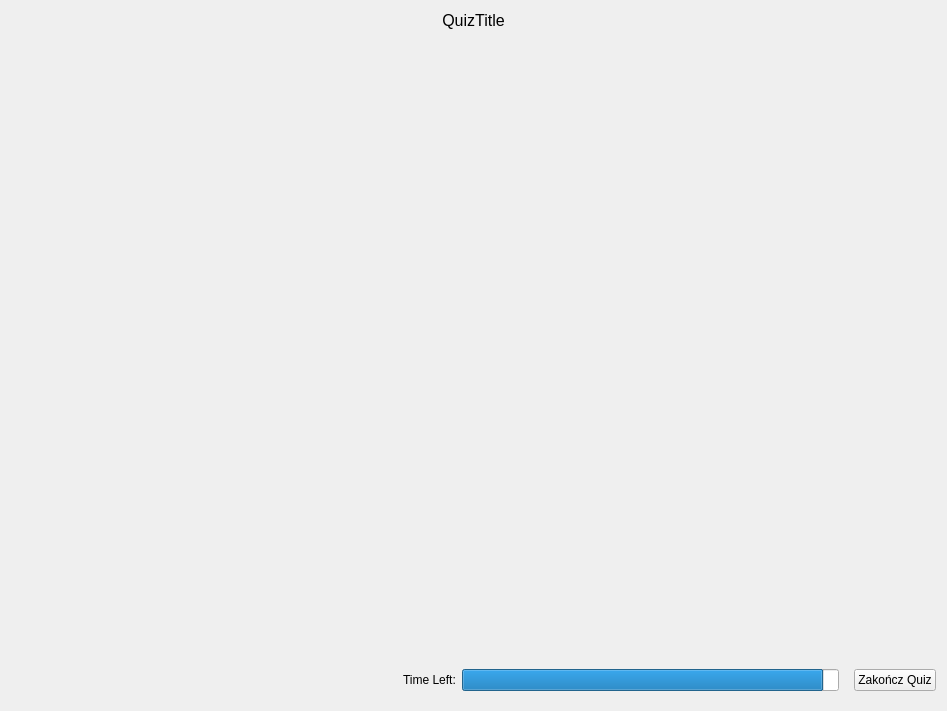
<?xml version="1.0" encoding="UTF-8"?>
<ui version="4.0">
 <class>SingleQuizWidget</class>
 <widget class="QWidget" name="SingleQuizWidget">
  <property name="geometry">
   <rect>
    <x>0</x>
    <y>0</y>
    <width>947</width>
    <height>711</height>
   </rect>
  </property>
  <property name="windowTitle">
   <string>Form</string>
  </property>
  <layout class="QVBoxLayout" name="verticalLayout">
   <item>
    <widget class="QLabel" name="titleLabel">
     <property name="font">
      <font>
       <pointsize>12</pointsize>
      </font>
     </property>
     <property name="text">
      <string>QuizTitle</string>
     </property>
     <property name="alignment">
      <set>Qt::AlignCenter</set>
     </property>
    </widget>
   </item>
   <item>
    <widget class="QStackedWidget" name="stackedWidget"/>
   </item>
   <item>
    <layout class="QHBoxLayout" name="horizontalLayout_2">
     <item>
      <widget class="QWidget" name="timeWidget" native="true">
       <property name="sizePolicy">
        <sizepolicy hsizetype="Expanding" vsizetype="Preferred">
         <horstretch>0</horstretch>
         <verstretch>0</verstretch>
        </sizepolicy>
       </property>
       <layout class="QHBoxLayout" name="horizontalLayout">
        <item>
         <widget class="QWidget" name="spacerWidget" native="true">
          <property name="sizePolicy">
           <sizepolicy hsizetype="Expanding" vsizetype="Preferred">
            <horstretch>0</horstretch>
            <verstretch>0</verstretch>
           </sizepolicy>
          </property>
         </widget>
        </item>
        <item>
         <widget class="QLabel" name="timeLabel">
          <property name="font">
           <font>
            <pointsize>9</pointsize>
           </font>
          </property>
          <property name="text">
           <string>Time Left:</string>
          </property>
         </widget>
        </item>
        <item>
         <widget class="QProgressBar" name="timeProgBar">
          <property name="value">
           <number>96</number>
          </property>
          <property name="textVisible">
           <bool>false</bool>
          </property>
         </widget>
        </item>
       </layout>
      </widget>
     </item>
     <item>
      <widget class="QPushButton" name="endQuizButton">
       <property name="font">
        <font>
         <pointsize>9</pointsize>
        </font>
       </property>
       <property name="text">
        <string>Zakończ Quiz</string>
       </property>
      </widget>
     </item>
    </layout>
   </item>
  </layout>
 </widget>
 <resources/>
 <connections/>
</ui>
